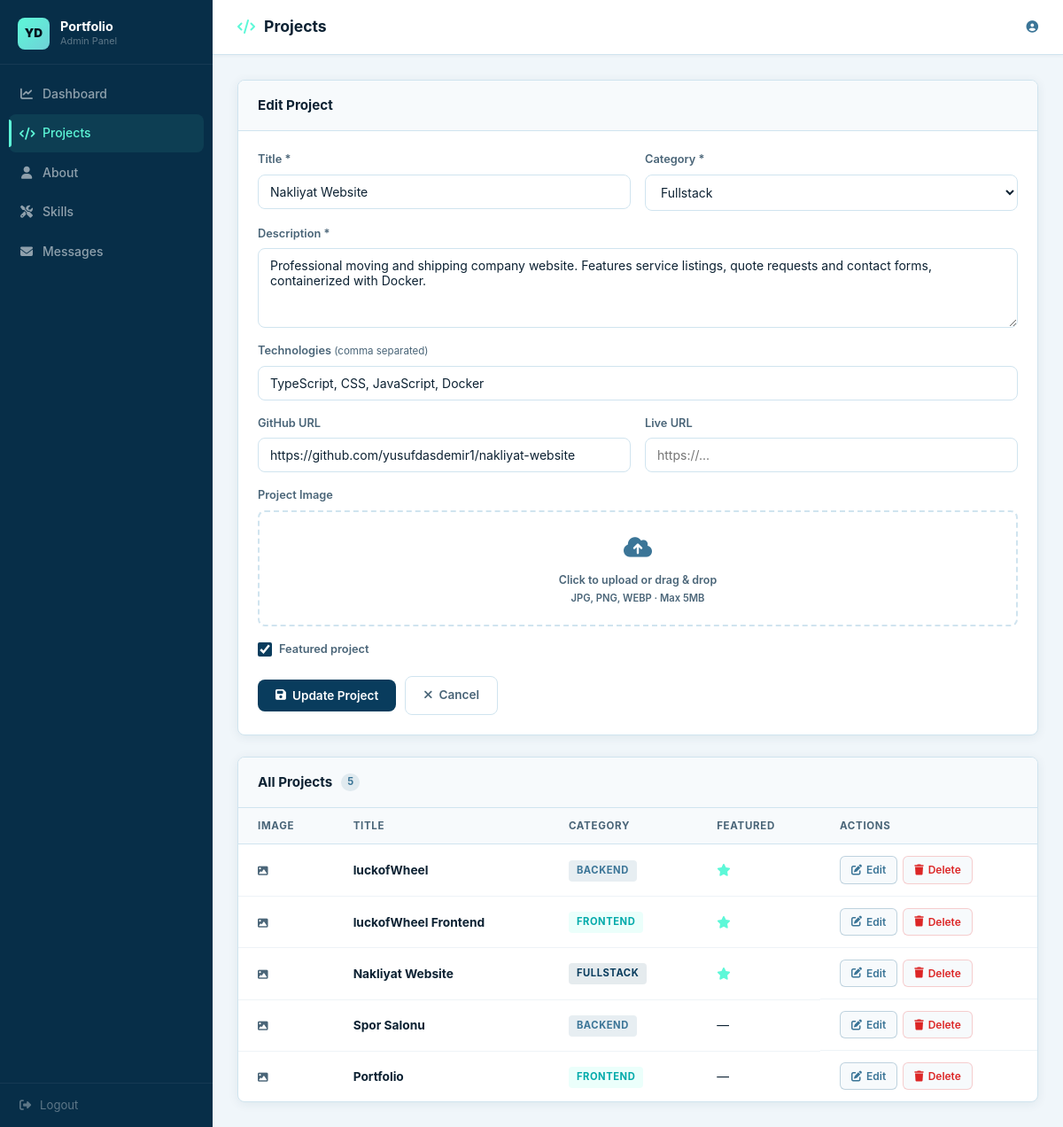
The page /admin/projects.php?edit=3 (signed in) on the database its author committed.
### tables this page shows
CREATE TABLE IF NOT EXISTS projects (
    id           INT UNSIGNED AUTO_INCREMENT PRIMARY KEY,
    title        VARCHAR(200)                                    NOT NULL,
    description  TEXT                                            NOT NULL,
    technologies VARCHAR(500)                                    NOT NULL,
    category     ENUM('frontend','backend','fullstack')          NOT NULL DEFAULT 'fullstack',
    github_url   VARCHAR(500)                                    DEFAULT NULL,
    live_url     VARCHAR(500)                                    DEFAULT NULL,
    image_path   VARCHAR(500)                                    DEFAULT NULL,
    featured     TINYINT(1)                                      NOT NULL DEFAULT 0,
    created_at   TIMESTAMP                                       NOT NULL DEFAULT CURRENT_TIMESTAMP
);

### admin/auth.php (called while the page is built, shortened)
<?php
function csrf_token(): string {
    return $_SESSION['csrf_token'];
}

### admin/projects.php (the view, shortened to what this page needs)
<?php
require_once 'auth.php';
$pdo    = getDB();
$editing = null;
if (isset($_GET['edit'])) {
    $s = $pdo->prepare("SELECT * FROM projects WHERE id=?");
    $s->execute([(int)$_GET['edit']]);
    $editing = $s->fetch();
}
$projects = $pdo->query("SELECT * FROM projects ORDER BY featured DESC, created_at DESC")->fetchAll();
$token    = csrf_token();
?>
<!DOCTYPE html>
<html lang="en">
<head>
    <link rel="stylesheet" href="css/admin.css">
    <link rel="stylesheet" href="https://cdnjs.cloudflare.com/ajax/libs/font-awesome/6.5.0/css/all.min.css">
</head>
<body>
<div class="admin-layout">
    <?php include '_sidebar.php'; ?>
    <main class="admin-main">
        <header class="admin-header">
            <h1><i class="fas fa-code"></i> Projects</h1>
            <div class="header-user"><i class="fas fa-user-circle"></i> <?= htmlspecialchars($_SESSION['admin_user']) ?></div>
        </header>
        <div class="admin-content">
            <div class="panel">
                <div class="panel-head"><h2><?= $editing ? 'Edit Project' : 'Add New Project' ?></h2></div>
                <form method="POST" enctype="multipart/form-data" class="admin-form">
                    <div class="form-row">
                        <div class="field">
                            <label>Title *</label>
                            <input type="text" name="title" value="<?= htmlspecialchars($editing['title'] ?? '') ?>" required placeholder="Project name">
                        </div>
                        <div class="field">
                            <label>Category *</label>
                            <select name="category">
                                <?php foreach (['fullstack','frontend','backend'] as $cat): ?>
                                <option value="<?= $cat ?>" <?= ($editing['category'] ?? 'fullstack') === $cat ? 'selected' : '' ?>><?= ucfirst($cat) ?></option>
                                <?php endforeach; ?>
                            </select>
                        </div>
                    </div>
                    <div class="field">
                        <label>Description *</label>
                        <textarea name="description" rows="3" placeholder="Brief project description..."><?= htmlspecialchars($editing['description'] ?? '') ?></textarea>
                    </div>
                    <div class="field">
                        <label>Technologies <span class="hint">(comma separated)</span></label>
                        <input type="text" name="technologies" value="<?= htmlspecialchars($editing['technologies'] ?? '') ?>" placeholder="Python, Django, MySQL">
                    </div>
                    <div class="form-row">
                        <div class="field">
                            <label>GitHub URL</label>
                            <input type="url" name="github_url" value="<?= htmlspecialchars($editing['github_url'] ?? '') ?>" placeholder="https://github.com/...">
                        </div>
                        <div class="field">
                            <label>Live URL</label>
                            <input type="url" name="live_url" value="<?= htmlspecialchars($editing['live_url'] ?? '') ?>" placeholder="https://...">
                        </div>
                    </div>
                    <div class="field">
                        <label>Project Image</label>
                        <label class="upload-zone" id="uploadZone">
                            <div class="uz-icon"><i class="fas fa-cloud-upload-alt"></i></div>
                            <p>Click to upload or drag & drop<br><span style="font-size:0.7rem">JPG, PNG, WEBP · Max 5MB</span></p>
                        </label>
                    </div>
                    <div class="field field-check">
                        <label class="checkbox-label">
                            <input type="checkbox" name="featured" <?= !empty($editing['featured']) ? 'checked' : '' ?>>
                            <span>Featured project</span>
                        </label>
                    </div>
                    <div class="form-actions">
                        <button type="submit" class="btn-admin btn-primary-admin">
                            <i class="fas fa-save"></i> <?= $editing ? 'Update Project' : 'Add Project' ?>
                        </button>
                        <?php if ($editing): ?>
                        <a href="projects.php" class="btn-admin btn-ghost-admin"><i class="fas fa-times"></i> Cancel</a>
                        <?php endif; ?>
                    </div>
                </form>
            </div>
            <div class="panel">
                <div class="panel-head"><h2>All Projects <span class="count"><?= count($projects) ?></span></h2></div>
                <table class="admin-table">
                    <thead>
                        <tr><th>Image</th><th>Title</th><th>Category</th><th>Featured</th><th>Actions</th></tr>
                    </thead>
                    <tbody>
                    <?php foreach ($projects as $p): ?>
                    <tr>
                        <td class="project-thumb-cell">
                            <?php if ($p['image_path']): ?>
                                <img src="../<?= htmlspecialchars($p['image_path']) ?>" alt="<?= htmlspecialchars($p['title']) ?>">
                            <?php else: ?>
                                <span class="no-img"><i class="fas fa-image"></i></span>
                            <?php endif; ?>
                        </td>
                        <td><strong><?= htmlspecialchars($p['title']) ?></strong></td>
                        <td><span class="badge-cat badge-<?= $p['category'] ?>"><?= $p['category'] ?></span></td>
                        <td><?= $p['featured'] ? '<i class="fas fa-star" style="color:#5DF8D8"></i>' : '—' ?></td>
                        <td class="actions">
                            <a href="projects.php?edit=<?= $p['id'] ?>" class="btn-sm btn-edit"><i class="fas fa-edit"></i> Edit</a>
                            <a href="projects.php?delete=<?= $p['id'] ?>&token=<?= $token ?>" class="btn-sm btn-delete" onclick="return confirm('Delete this project?')"><i class="fas fa-trash"></i> Delete</a>
                        </td>
                    </tr>
                    <?php endforeach; ?>
                    </tbody>
                </table>
            </div>
        </div>
    </main>
</div>
</body>
</html>

### admin/projects.php (style rules this page uses)
.upload-zone { border: 2px dashed var(--border); border-radius: 8px; padding: 20px; text-align: center; cursor: pointer; transition: border-color 0.2s; }
.upload-zone .uz-icon { font-size: 1.6rem; color: var(--steel); margin-bottom: 6px; }
.upload-zone p { font-size: 0.78rem; color: var(--text-2); }
.no-img { font-size: 0.72rem; color: var(--text-2); }

### rows shown on the page
projects: title "Nakliyat Website", category "Fullstack", description "Professional moving and shipping company website. Features service listings, quote requests and contact forms, containerized with Docker.", technologies "TypeScript, CSS, JavaScript, Docker", github_url "https://github.com/yusufdasdemir1/nakliyat-website", featured "☑", category "FULLSTACK"
projects: title "luckofWheel", category "BACKEND", featured 1 (drawn)
projects: title "luckofWheel Frontend", category "FRONTEND", featured 1 (drawn)
projects: title "Spor Salonu", category "BACKEND"
projects: title "Portfolio", category "FRONTEND"

### other values the page prints
count($projects) "5"
